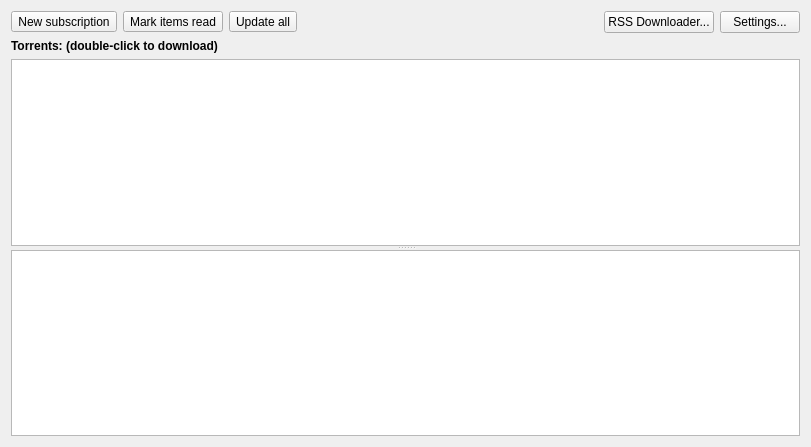
<?xml version="1.0" encoding="UTF-8"?>
<ui version="4.0">
 <class>RSS</class>
 <widget class="QWidget" name="RSS">
  <property name="geometry">
   <rect>
    <x>0</x>
    <y>0</y>
    <width>811</width>
    <height>447</height>
   </rect>
  </property>
  <property name="acceptDrops">
   <bool>false</bool>
  </property>
  <property name="windowTitle">
   <string>Search</string>
  </property>
  <layout class="QVBoxLayout" name="verticalLayout_2">
   <item>
    <layout class="QHBoxLayout" name="horizontalLayout">
     <item>
      <widget class="QToolButton" name="newFeedButton">
       <property name="text">
        <string>New subscription</string>
       </property>
       <property name="toolButtonStyle">
        <enum>Qt::ToolButtonTextBesideIcon</enum>
       </property>
      </widget>
     </item>
     <item>
      <widget class="QToolButton" name="markReadButton">
       <property name="text">
        <string>Mark items read</string>
       </property>
       <property name="toolButtonStyle">
        <enum>Qt::ToolButtonTextBesideIcon</enum>
       </property>
      </widget>
     </item>
     <item>
      <widget class="QToolButton" name="updateAllButton">
       <property name="toolTip">
        <string>Refresh RSS streams</string>
       </property>
       <property name="text">
        <string>Update all</string>
       </property>
       <property name="toolButtonStyle">
        <enum>Qt::ToolButtonTextBesideIcon</enum>
       </property>
      </widget>
     </item>
     <item>
      <spacer name="spacer1">
       <property name="orientation">
        <enum>Qt::Horizontal</enum>
       </property>
       <property name="sizeHint" stdset="0">
        <size>
         <width>0</width>
         <height>0</height>
        </size>
       </property>
      </spacer>
     </item>
     <item>
      <widget class="QPushButton" name="rssDownloaderBtn">
       <property name="text">
        <string>RSS Downloader...</string>
       </property>
      </widget>
     </item>
     <item>
      <widget class="QPushButton" name="settingsButton">
       <property name="text">
        <string>Settings...</string>
       </property>
      </widget>
     </item>
    </layout>
   </item>
   <item>
    <widget class="QSplitter" name="splitter_h">
     <property name="orientation">
      <enum>Qt::Horizontal</enum>
     </property>
     <widget class="QWidget" name="layoutWidget">
      <layout class="QVBoxLayout" name="verticalLayout">
       <item>
        <widget class="QLabel" name="news_lbl">
         <property name="font">
          <font>
           <weight>75</weight>
           <bold>true</bold>
          </font>
         </property>
         <property name="text">
          <string>Torrents: (double-click to download)</string>
         </property>
        </widget>
       </item>
       <item>
        <widget class="QSplitter" name="splitter_v">
         <property name="orientation">
          <enum>Qt::Vertical</enum>
         </property>
         <widget class="QListWidget" name="listArticles">
          <property name="contextMenuPolicy">
           <enum>Qt::CustomContextMenu</enum>
          </property>
          <property name="selectionMode">
           <enum>QAbstractItemView::ExtendedSelection</enum>
          </property>
         </widget>
         <widget class="HtmlBrowser" name="textBrowser">
          <property name="openExternalLinks">
           <bool>true</bool>
          </property>
         </widget>
        </widget>
       </item>
      </layout>
     </widget>
    </widget>
   </item>
  </layout>
  <action name="actionDelete">
   <property name="text">
    <string>Delete</string>
   </property>
   <property name="toolTip">
    <string>Delete</string>
   </property>
  </action>
  <action name="actionRename">
   <property name="text">
    <string>Rename...</string>
   </property>
   <property name="toolTip">
    <string>Rename</string>
   </property>
  </action>
  <action name="actionUpdate">
   <property name="text">
    <string>Update</string>
   </property>
   <property name="toolTip">
    <string>Update</string>
   </property>
  </action>
  <action name="actionNew_subscription">
   <property name="text">
    <string>New subscription...</string>
   </property>
  </action>
  <action name="actionUpdate_all_feeds">
   <property name="text">
    <string>Update all feeds</string>
   </property>
   <property name="toolTip">
    <string>Update all feeds</string>
   </property>
  </action>
  <action name="actionMark_items_read">
   <property name="text">
    <string>Mark items read</string>
   </property>
   <property name="toolTip">
    <string>Mark items read</string>
   </property>
  </action>
  <action name="actionDownload_torrent">
   <property name="text">
    <string>Download torrent</string>
   </property>
  </action>
  <action name="actionMake_filter">
   <property name="text">
    <string>Make filter</string>
   </property>
  </action>
  <action name="actionOpen_news_URL">
   <property name="text">
    <string>Open news URL</string>
   </property>
  </action>
  <action name="actionCopy_feed_URL">
   <property name="text">
    <string>Copy feed URL</string>
   </property>
  </action>
  <action name="actionNew_folder">
   <property name="text">
    <string>New folder...</string>
   </property>
  </action>
 </widget>
 <customwidgets>
  <customwidget>
   <class>HtmlBrowser</class>
   <extends>QTextBrowser</extends>
   <header>htmlbrowser.h</header>
  </customwidget>
 </customwidgets>
 <resources/>
 <connections/>
</ui>
